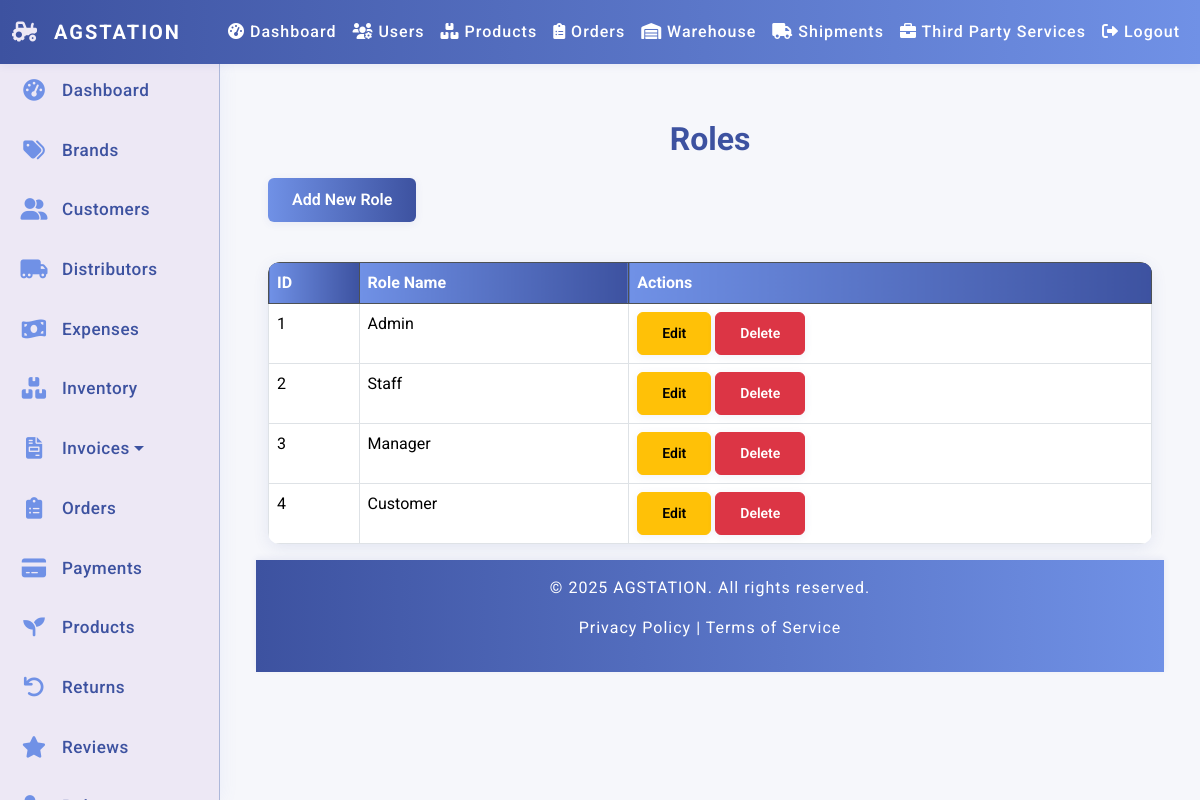
Screenshot of /admin/roles/index.php (signed in) with the database file from the repository.
### tables this page shows
CREATE TABLE Roles (
    role_id INT PRIMARY KEY AUTO_INCREMENT,
    role_name VARCHAR(50) NOT NULL UNIQUE,
    created_at DATETIME DEFAULT CURRENT_TIMESTAMP,
    updated_at DATETIME DEFAULT CURRENT_TIMESTAMP ON UPDATE CURRENT_TIMESTAMP
);

### admin/roles/index.php (the view, shortened to what this page needs)
<?php
require_once '../../config/db.php';
require_once '../../includes/header.php';
try {
    $query = "SELECT * FROM roles";
    $stmt = $pdo->prepare($query);
    $stmt->execute();
    $roles = $stmt->fetchAll(PDO::FETCH_ASSOC);
} catch (PDOException $e) {
    die("Database error: " . $e->getMessage());
}
?>
<div class="container">
    <h2>Roles</h2>
    <a href="create.php" class="btn btn-primary mb-3">Add New Role</a>
    <table class="table table-bordered">
        <thead class="table-dark">
            <tr>
                <th>ID</th>
                <th>Role Name</th>
                <th>Actions</th>
            </tr>
        </thead>
        <tbody>
            <?php foreach ($roles as $row): ?>
            <tr>
                <td><?= htmlspecialchars($row['role_id']) ?></td>
                <td><?= htmlspecialchars($row['role_name']) ?></td>
                <td>
                    <a href="edit.php?id=<?= htmlspecialchars($row['role_id']) ?>" class="btn btn-warning btn-sm">Edit</a>
                    <a href="delete.php?id=<?= htmlspecialchars($row['role_id']) ?>" class="btn btn-danger btn-sm" onclick="return confirm('Delete this role?')">Delete</a>
                </td>
            </tr>
            <?php endforeach; ?>
        </tbody>
    </table>
</div>
<?php include '../../includes/footer.php'; ?>

### assets/css/style.css (style rules this page uses)
html, body { height: 100%; margin: 0; padding: 0; }
body { font-family: 'Roboto', sans-serif; margin: 0; padding: 0; background: #EDE8F5; color: #222; min-height: 100vh; display: flex; flex-direction: column; height: 100vh; }
h1, h2 { text-align: center; color: #3D52A0; font-weight: 700; margin-bottom: 20px; }
.btn, button { font-weight: 600; border-radius: 6px; padding: 10px 24px; transition: all 0.2s; box-shadow: 0 2px 8px rgba(61, 82, 160, 0.08); }
.btn-primary, .btn-primary:focus { background: linear-gradient(90deg, #7091E6 0%, #3D52A0 100%); border: none; color: #fff; }
table { width: 100%; border-collapse: collapse; margin: 24px 0; background: #fff; border-radius: 12px; overflow: hidden; box-shadow: 0 4px 16px rgba(61, 82, 160, 0.10); }
table th, table td { padding: 16px; text-align: left; border-bottom: 1px solid #ADB8DA; }
table th { background: linear-gradient(90deg, #7091E6 0%, #3D52A0 100%); color: #fff; font-weight: bold; }

### rows the page displays
roles: role_id "1", role_name "Admin"
roles: role_id "2", role_name "Staff"
roles: role_id "3", role_name "Manager"
roles: role_id "4", role_name "Customer"
